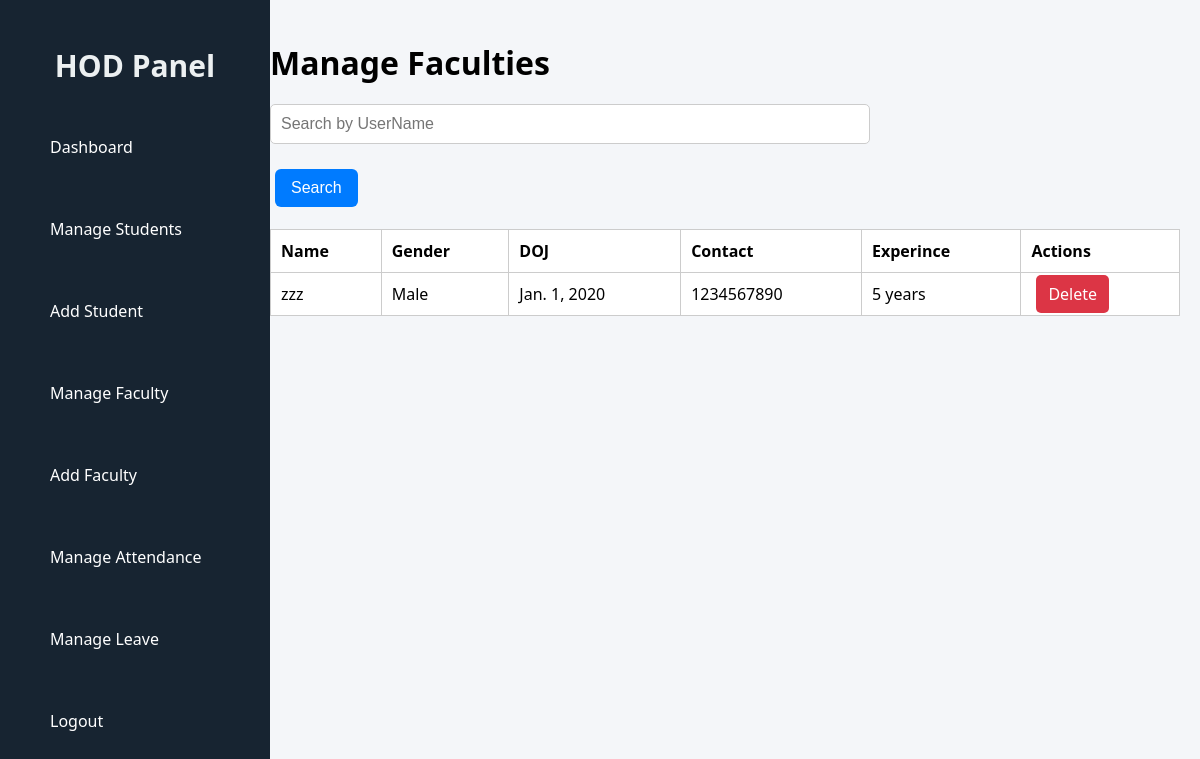
Page /hod/manage-faculty/ (signed in) on the committed database.
### CMS/models.py (models this page shows, shortened)
class Faculty(models.Model):
    GENDER_CHOICES = (
        ('Male', 'Male'),
        ('Female', 'Female'),
        ('Other', 'Other'),
    )
    user = models.OneToOneField(CustomUser, on_delete=models.CASCADE)
    department = models.ForeignKey(Department, on_delete=models.CASCADE)
    contact_number = models.CharField(max_length=15,unique=True)
    gender = models.CharField(max_length=10, choices=GENDER_CHOICES)
    address = models.TextField()
    DOJ = models.DateField()
    @property
    def experience(self):
        if self.DOJ:
            today = date.today()
            return today.year - self.DOJ.year - ((today.month, today.day) < (self.DOJ.month, self.DOJ.day))
        return 0

class CustomUser(AbstractUser):
    USER_ROLES = (
        ('student', 'Student'),
        ('faculty', 'Faculty'),
        ('hod', 'HOD'),
    )
    user_type = models.CharField(max_length=10, choices=USER_ROLES, default='student')
    email = models.EmailField(unique=True)
    role = models.CharField(max_length=10, choices=USER_ROLES)

### CMS/views.py (the view)
# urls.py: path('hod/manage-faculty/', views.manage_faculty, name='manage_faculty'),
@login_required
def manage_faculty(request):
    hod_department = request.user.hod.department
    username = request.GET.get('username', '').strip()
    faculties = Faculty.objects.filter(department=hod_department)
    if username:
        faculties = faculties.filter(username__icontains=username)
    return render(request, "hod_manage_faculty.html", {
        "faculties": faculties,
        "username": username,
    })

### CMS/templates/hod_manage_faculty.html (shortened to what this page needs)
{% load static %}
<!DOCTYPE html>
<html lang="en">
<head>
  <link rel="stylesheet" href="{% static 'css/hod_manage.css' %}">
  <link rel="stylesheet" href="{% static 'css/hod_sidebar.css' %}">
</head>
<body>
  <div class="dashboard-container">
  {% include 'hod_sidebar.html' %}
  <div class="main-content">
  <h1>Manage Faculties</h1>
<form method="get" action="">
<input type="text" name="username" placeholder="Search by UserName" value="{{ username }}"><br>
<button type="submit">Search</button>
  <br>
</form>
  <br>
  <table>
    <thead>
      <tr>
        <th>Name</th>
        <th>Gender</th>
        <th>DOJ</th>
        <th>Contact</th>
        <th>Experince</th>
        <th>Actions</th>
      </tr>
    </thead>
    <tbody>
      {% for faculty in faculties %}
        <tr>
          <td>{{ faculty.user.username }}</td>
          <td>{{ faculty.gender }}</td>
          <td>{{ faculty.DOJ }}</td>
          <td>{{ faculty.contact_number }}</td>
          <td>{{ faculty.experience }} years</td>
          <td>
            <a href="{% url 'delete_faculty' faculty.id %}" class="btn delete" onclick="return confirm('Are you sure you want to delete this Faculty?');">Delete</a>
          </td>
        </tr>
      {% empty %}
        <tr><td colspan="7">No Faculty found.</td></tr>
      {% endfor %}
    </tbody>
  </table>
  <br>
  </div>
</div>
</body>
</html>

### CMS/static/css/hod_manage.css (style rules this page uses)
body { margin: 0; font-family: 'Segoe UI', Tahoma, Geneva, Verdana, sans-serif; background-color: #f4f6f9; }
.main-content { margin-left: 250px; padding: 20px; flex-grow: 1; overflow-y: auto; }
h1 { margin-bottom: 20px; }
input[type="text"] { padding: 8px; width: 250px; border-radius: 5px; border: 1px solid #ccc; }
button, .btn { padding: 8px 12px; background-color: #007bff; color: white; border: none; border-radius: 5px; text-decoration: none; margin-left: 5px; cursor: pointer; }
.btn.delete { background-color: #dc3545; }
table { width: 100%; border-collapse: collapse; background-color: white; }
table th, table td { padding: 10px; border: 1px solid #ccc; text-align: left; }
form { max-width: 600px; margin-top: 20px; }
form input[type="text"], form input[type="number"], form input[type="date"], form input[type="email"], form input[type="password"], form select, form textarea { width: 100%; padding: 10px; border: 1px solid #ccc; border-radius: 5px; font-size: 16px; box-sizing: border-box; margin-bottom: 15px; }
form button[type="submit"], form .btn { padding: 10px 16px; font-size: 16px; background-color: #007bff; color: white; border: none; border-radius: 6px; cursor: pointer; margin-top: 10px; text-decoration: none; display: inline-block; }

### rows in the picture
Faculty: user.username "zzz", gender "Male", DOJ "Jan. 1, 2020", contact_number "1234567890", experience "5"
